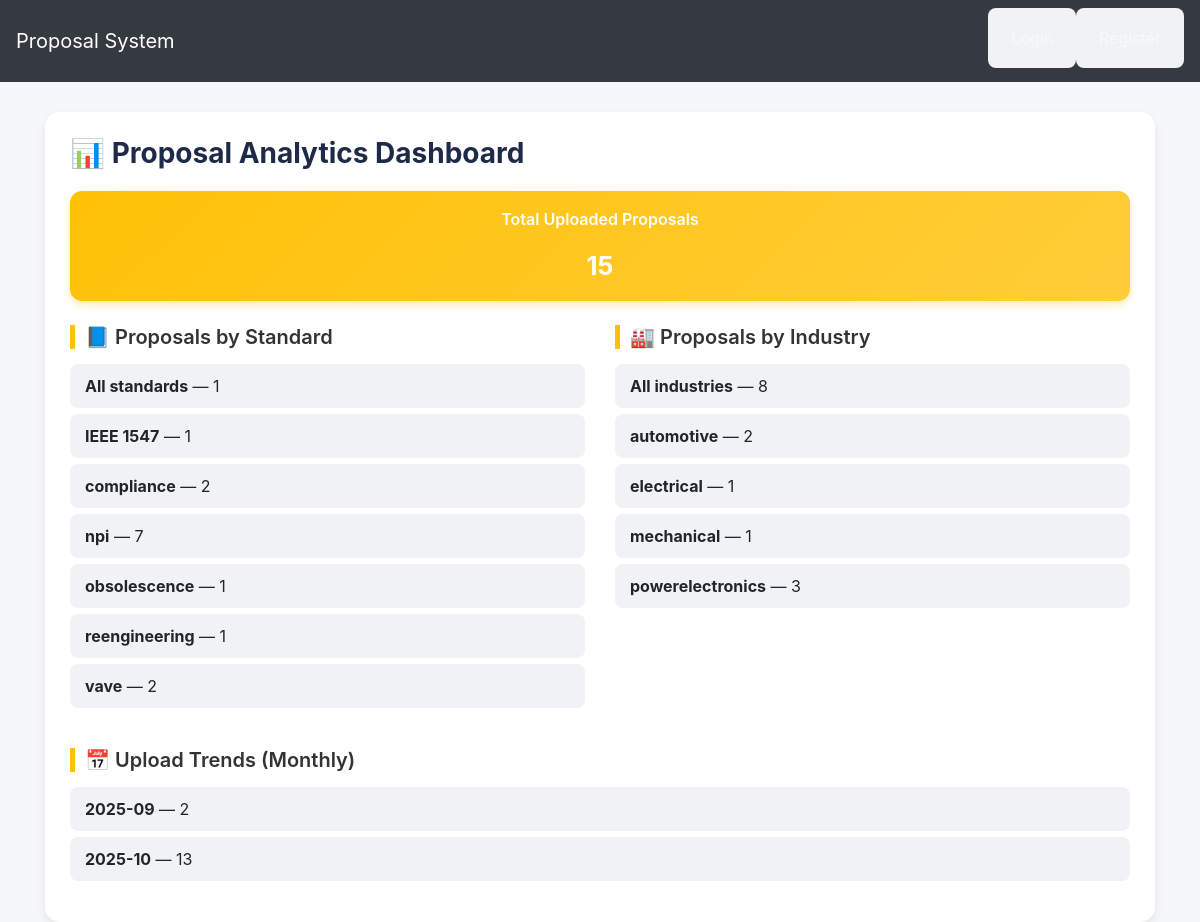
Screenshot of /analytics (signed in) with the database file from the repository.
### newapp.py (models this page shows)
class Proposal(db.Model):
    __tablename__ = 'proposals'
    id = db.Column(db.Integer, primary_key=True)
    title = db.Column(db.String(150), nullable=False)
    description = db.Column(db.Text, nullable=True)
    standard = db.Column(db.String(100), nullable=True)
    industry = db.Column(db.String(100), nullable=True)
    filename = db.Column(db.String(200), nullable=True)
    uploaded_at = db.Column(db.DateTime, default=datetime.utcnow)
    user_id = db.Column(db.Integer, db.ForeignKey('users.id'), nullable=False)

### newapp.py (the view)
    @app.route('/analytics')
    @login_required
    def analytics():
        total_proposals = Proposal.query.count()
        by_standard = db.session.query(
            Proposal.standard, db.func.count(Proposal.id)
            ).group_by(Proposal.standard).all()
        by_industry = db.session.query(
            Proposal.industry, db.func.count(Proposal.id)
            ).group_by(Proposal.industry).all()
        monthly_trends = db.session.query(
            db.func.strftime("%Y-%m", Proposal.uploaded_at),
            db.func.count(Proposal.id)
            ).group_by(db.func.strftime("%Y-%m", Proposal.uploaded_at)).all()
        return render_template(
            'analytics.html',
            total_proposals=total_proposals,
            by_standard=by_standard,
            by_industry=by_industry,
            monthly_trends=monthly_trends
            )

### templates/analytics.html (shortened to what this page needs)
{% extends "base.html" %}
{% block content %}
<div class="container analytics-container fade-in">
  <h3>📊 Proposal Analytics Dashboard</h3>
  <div class="card card-stat mb-4 p-3 text-center">
    <p>Total Uploaded Proposals</p>
    <div class="stat-number">{{ total_proposals }}</div>
  </div>
  <div class="row mt-4">
    <div class="col-md-6">
      <h5 class="section-title">📘 Proposals by Standard</h5>
      <ul>
        {% for std, count in by_standard %}
          <li><strong>{{ std or 'Unspecified' }}</strong> — {{ count }}</li>
        {% endfor %}
      </ul>
    </div>
    <div class="col-md-6">
      <h5 class="section-title">🏭 Proposals by Industry</h5>
      <ul>
        {% for ind, count in by_industry %}
          <li><strong>{{ ind or 'Unspecified' }}</strong> — {{ count }}</li>
        {% endfor %}
      </ul>
    </div>
  </div>
  <div class="mt-4">
    <h5 class="section-title">📅 Upload Trends (Monthly)</h5>
    <ul>
      {% for month, count in monthly_trends %}
        <li><strong>{{ month }}</strong> — {{ count }}</li>
      {% endfor %}
    </ul>
  </div>
</div>
{% endblock %}

### templates/analytics.html (style rules this page uses)
body { background-color: #f5f7fa; }
.analytics-container { background: #ffffff; border-radius: 15px; box-shadow: 0 4px 10px rgba(0, 0, 0, 0.08); padding: 25px; margin-top: 30px; }
h3 { color: #1e2a47; font-weight: 700; margin-bottom: 20px; }
h5 { color: #333; font-weight: 600; }
ul { list-style: none; padding-left: 0; }
li { background: #f0f2f5; border-radius: 8px; padding: 10px 15px; margin-bottom: 6px; transition: 0.2s ease; }
.card-stat { background: linear-gradient(135deg, #ffc107, #ffcd39); border: none; border-radius: 12px; color: #fff; font-weight: 600; box-shadow: 0 4px 8px rgba(255, 193, 7, 0.3); }
.stat-number { font-size: 1.6rem; font-weight: 700; }
.section-title { border-left: 5px solid #ffc107; padding-left: 10px; margin-bottom: 15px; }
.fade-in { animation: fadeIn 0.8s ease-in; }

### rows the page displays
Proposal: standard "All standards", user "1"
Proposal: standard "IEEE 1547", user "1"
Proposal: standard "obsolescence", user "1", industry "mechanical"
Proposal: standard "reengineering", user "1", industry "All industries", id "8"
Proposal: industry "electrical", user "1"

### other values shown
{{ total_proposals }} "15"
{{ std or 'Unspecified' }} "compliance" "npi" "vave"
{{ count }} "2" "7" "2"
{{ ind or 'Unspecified' }} "automotive" "powerelectronics"
{{ count }} "2" "3"
{{ month }} "2025-09" "2025-10"
{{ count }} "2" "13"
